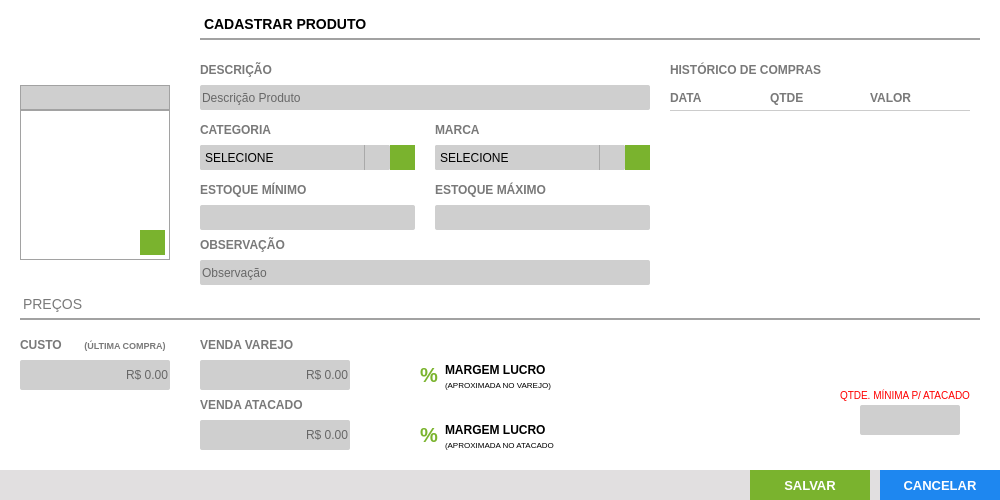
 <widget class="QFrame" name="ct_FormProdutos">
  <property name="geometry">
   <rect>
    <x>0</x>
    <y>0</y>
    <width>1000</width>
    <height>500</height>
   </rect>
  </property>
  <property name="windowTitle">
   <string>Frame</string>
  </property>
  <property name="frameShape">
   <enum>QFrame::StyledPanel</enum>
  </property>
  <property name="frameShadow">
   <enum>QFrame::Raised</enum>
  </property>
  <widget class="QFrame" name="fr_FormProdutos">
   <property name="geometry">
    <rect>
     <x>0</x>
     <y>0</y>
     <width>1000</width>
     <height>500</height>
    </rect>
   </property>
   <property name="styleSheet">
    <string notr="true">background: #FFF;
border: none</string>
   </property>
   <widget class="QLabel" name="lb_FormProdutos">
    <property name="geometry">
     <rect>
      <x>200</x>
      <y>10</y>
      <width>780</width>
      <height>30</height>
     </rect>
    </property>
    <property name="styleSheet">
     <string notr="true">QLabel{
font-size: 14px;
font-family: &quot;Arial&quot;;
font-weight: bold;

border-bottom: 2px solid #A2A2A2
}</string>
    </property>
    <property name="text">
     <string>CADASTRAR PRODUTO</string>
    </property>
   </widget>
   <widget class="QLineEdit" name="tx_idProduto">
    <property name="enabled">
     <bool>false</bool>
    </property>
    <property name="geometry">
     <rect>
      <x>20</x>
      <y>85</y>
      <width>150</width>
      <height>25</height>
     </rect>
    </property>
    <property name="styleSheet">
     <string notr="true">QLineEdit{
background: #CFCFCF;
border: 1px solid #A2A2A2;
color: #000;
font-size: 14px;
font-family: &quot;Arial&quot;;
font-weight: bold;

}</string>
    </property>
    <property name="text">
     <string/>
    </property>
    <property name="alignment">
     <set>Qt::AlignRight|Qt::AlignTrailing|Qt::AlignVCenter</set>
    </property>
   </widget>
   <widget class="QLabel" name="lb_FotoProduto">
    <property name="geometry">
     <rect>
      <x>20</x>
      <y>110</y>
      <width>150</width>
      <height>150</height>
     </rect>
    </property>
    <property name="styleSheet">
     <string notr="true">border: 1px solid #A2A2A2;
background: url('Images/icon/Photo.svg') center no-repeat 
</string>
    </property>
    <property name="text">
     <string/>
    </property>
    <property name="alignment">
     <set>Qt::AlignCenter</set>
    </property>
   </widget>
   <widget class="QLabel" name="lb_FormProdutos_2">
    <property name="geometry">
     <rect>
      <x>200</x>
      <y>60</y>
      <width>150</width>
      <height>20</height>
     </rect>
    </property>
    <property name="styleSheet">
     <string notr="true">QLabel{
font-size: 12px;
font-family: &quot;Arial Unicode MS&quot;;
font-weight: bold;
color: #797979
}</string>
    </property>
    <property name="text">
     <string>DESCRIÇÃO</string>
    </property>
   </widget>
   <widget class="QLineEdit" name="tx_DescricaoProduto">
    <property name="geometry">
     <rect>
      <x>200</x>
      <y>85</y>
      <width>450</width>
      <height>25</height>
     </rect>
    </property>
    <property name="focusPolicy">
     <enum>Qt::WheelFocus</enum>
    </property>
    <property name="styleSheet">
     <string notr="true">QLineEdit{
background: #CFCFCF;
border-radius: 2px;
color: #000;
font: 13px &quot;Arial&quot; ;
text-transform: uppercase;
}
QLineEdit:Focus {
border: 1px solid red;
}</string>
    </property>
    <property name="placeholderText">
     <string>Descrição Produto</string>
    </property>
   </widget>
   <widget class="QLabel" name="lb_FormProdutos_3">
    <property name="geometry">
     <rect>
      <x>200</x>
      <y>120</y>
      <width>215</width>
      <height>20</height>
     </rect>
    </property>
    <property name="styleSheet">
     <string notr="true">QLabel{
font-size: 12px;
font-family: &quot;Arial Unicode MS&quot;;
font-weight: bold;
color: #797979
}</string>
    </property>
    <property name="text">
     <string>CATEGORIA</string>
    </property>
   </widget>
   <widget class="QComboBox" name="cb_CategoriaProduto">
    <property name="geometry">
     <rect>
      <x>200</x>
      <y>145</y>
      <width>190</width>
      <height>25</height>
     </rect>
    </property>
    <property name="styleSheet">
     <string notr="true">QComboBox{
background: #CFCFCF;
border-radius: 2px;
color: #000;
font: 13px &quot;Arial&quot; ;
text-transform: uppercase
}
QComboBox:Focus {
border: 1px solid red;
}
 QComboBox::drop-down {
     subcontrol-origin: padding;
     subcontrol-position: top right;
     width: 25px;
     border-left-width: 1px;
     border-left-color: darkgray;
     border-left-style: solid; /* just a single line */
     border-top-right-radius: 3px; /* same radius as the QComboBox */
     border-bottom-right-radius: 3px;
 }
QComboBox::down-arrow {
     image: url("+self.resourcepath('Images/down.png')+");
 }
</string>
    </property>
    <item>
     <property name="text">
      <string>SELECIONE</string>
     </property>
    </item>
   </widget>
   <widget class="QPushButton" name="bt_AddCategoriaProduto">
    <property name="geometry">
     <rect>
      <x>390</x>
      <y>145</y>
      <width>25</width>
      <height>25</height>
     </rect>
    </property>
    <property name="font">
     <font>
      <family>Arial</family>
      <pointsize>16</pointsize>
      <weight>75</weight>
      <bold>true</bold>
     </font>
    </property>
    <property name="styleSheet">
     <string notr="true">QPushButton{
background: #7AB32E;
color: #FFF
}
QPushButton:hover{
background-color: #40a286
}</string>
    </property>
    <property name="text">
     <string/>
    </property>
   </widget>
   <widget class="QLabel" name="lb_FormProdutos_4">
    <property name="geometry">
     <rect>
      <x>435</x>
      <y>120</y>
      <width>215</width>
      <height>20</height>
     </rect>
    </property>
    <property name="styleSheet">
     <string notr="true">QLabel{
font-size: 12px;
font-family: &quot;Arial Unicode MS&quot;;
font-weight: bold;
color: #797979
}</string>
    </property>
    <property name="text">
     <string>MARCA</string>
    </property>
   </widget>
   <widget class="QComboBox" name="cb_MarcaProduto">
    <property name="geometry">
     <rect>
      <x>435</x>
      <y>145</y>
      <width>190</width>
      <height>25</height>
     </rect>
    </property>
    <property name="styleSheet">
     <string notr="true">QComboBox{
background: #CFCFCF;
border-radius: 2px;
color: #000;
font: 13px &quot;Arial&quot; ;
text-transform: uppercase
}
QComboBox:Focus {
border: 1px solid red;
}
 QComboBox::drop-down {
     subcontrol-origin: padding;
     subcontrol-position: top right;
     width: 25px;
     border-left-width: 1px;
     border-left-color: darkgray;
     border-left-style: solid; /* just a single line */
     border-top-right-radius: 3px; /* same radius as the QComboBox */
     border-bottom-right-radius: 3px;
 }
QComboBox::down-arrow {
     image: url("+self.resourcepath('Images/down.png')+");
 }
</string>
    </property>
    <property name="insertPolicy">
     <enum>QComboBox::InsertAtBottom</enum>
    </property>
    <property name="frame">
     <bool>false</bool>
    </property>
    <item>
     <property name="text">
      <string>SELECIONE</string>
     </property>
    </item>
   </widget>
   <widget class="QPushButton" name="bt_AddMarcaProduto">
    <property name="geometry">
     <rect>
      <x>625</x>
      <y>145</y>
      <width>25</width>
      <height>25</height>
     </rect>
    </property>
    <property name="font">
     <font>
      <family>Arial</family>
      <pointsize>16</pointsize>
      <weight>75</weight>
      <bold>true</bold>
     </font>
    </property>
    <property name="styleSheet">
     <string notr="true">QPushButton{
background: #7AB32E;
color: #FFF
}
QPushButton:hover{
background-color: #40a286
}</string>
    </property>
    <property name="text">
     <string/>
    </property>
   </widget>
   <widget class="QLabel" name="lb_FormProdutos_5">
    <property name="geometry">
     <rect>
      <x>200</x>
      <y>180</y>
      <width>215</width>
      <height>20</height>
     </rect>
    </property>
    <property name="styleSheet">
     <string notr="true">QLabel{
font-size: 12px;
font-family: &quot;Arial Unicode MS&quot;;
font-weight: bold;
color: #797979
}</string>
    </property>
    <property name="text">
     <string>ESTOQUE MÍNIMO</string>
    </property>
   </widget>
   <widget class="QLabel" name="lb_FormProdutos_6">
    <property name="geometry">
     <rect>
      <x>435</x>
      <y>180</y>
      <width>215</width>
      <height>20</height>
     </rect>
    </property>
    <property name="styleSheet">
     <string notr="true">QLabel{
font-size: 12px;
font-family: &quot;Arial Unicode MS&quot;;
font-weight: bold;
color: #797979
}</string>
    </property>
    <property name="text">
     <string>ESTOQUE MÁXIMO</string>
    </property>
   </widget>
   <widget class="QLineEdit" name="tx_EstoqueMinimoProduto">
    <property name="geometry">
     <rect>
      <x>200</x>
      <y>205</y>
      <width>215</width>
      <height>25</height>
     </rect>
    </property>
    <property name="focusPolicy">
     <enum>Qt::WheelFocus</enum>
    </property>
    <property name="styleSheet">
     <string notr="true">QLineEdit{
background: #CFCFCF;
border-radius: 2px;
color: #000;
font: 13px &quot;Arial&quot; 
}
QLineEdit:Focus {
border: 1px solid red;
}</string>
    </property>
    <property name="text">
     <string/>
    </property>
    <property name="placeholderText">
     <string/>
    </property>
   </widget>
   <widget class="QLineEdit" name="tx_EstoqueMaximoProduto">
    <property name="geometry">
     <rect>
      <x>435</x>
      <y>205</y>
      <width>215</width>
      <height>25</height>
     </rect>
    </property>
    <property name="focusPolicy">
     <enum>Qt::WheelFocus</enum>
    </property>
    <property name="styleSheet">
     <string notr="true">QLineEdit{
background: #CFCFCF;
border-radius: 2px;
color: #000;
font: 13px &quot;Arial&quot; 
}
QLineEdit:Focus {
border: 1px solid red;
}</string>
    </property>
    <property name="placeholderText">
     <string/>
    </property>
   </widget>
   <widget class="QLineEdit" name="tx_ObsProduto">
    <property name="geometry">
     <rect>
      <x>200</x>
      <y>260</y>
      <width>450</width>
      <height>25</height>
     </rect>
    </property>
    <property name="focusPolicy">
     <enum>Qt::WheelFocus</enum>
    </property>
    <property name="styleSheet">
     <string notr="true">QLineEdit{
background: #CFCFCF;
border-radius: 2px;
color: #000;
font: 13px &quot;Arial&quot; ;
text-transform: uppercase
}
QLineEdit:Focus {
border: 1px solid red;
}</string>
    </property>
    <property name="placeholderText">
     <string>Observação</string>
    </property>
   </widget>
   <widget class="QLabel" name="lb_FormProdutos_7">
    <property name="geometry">
     <rect>
      <x>200</x>
      <y>235</y>
      <width>150</width>
      <height>20</height>
     </rect>
    </property>
    <property name="styleSheet">
     <string notr="true">QLabel{
font-size: 12px;
font-family: &quot;Arial Unicode MS&quot;;
font-weight: bold;
color: #797979
}</string>
    </property>
    <property name="text">
     <string>OBSERVAÇÃO</string>
    </property>
   </widget>
   <widget class="QLabel" name="lb_FormProdutos_8">
    <property name="geometry">
     <rect>
      <x>20</x>
      <y>290</y>
      <width>960</width>
      <height>30</height>
     </rect>
    </property>
    <property name="styleSheet">
     <string notr="true">QLabel{
font-size: 14px;
font-family: &quot;Arial&quot;;
font-weight: normal;

border-bottom: 2px solid #A2A2A2;
color: #797979
}</string>
    </property>
    <property name="text">
     <string>PREÇOS</string>
    </property>
   </widget>
   <widget class="QTableWidget" name="tb_HistoricoComprasProduto">
    <property name="geometry">
     <rect>
      <x>670</x>
      <y>85</y>
      <width>310</width>
      <height>200</height>
     </rect>
    </property>
    <property name="styleSheet">
     <string notr="true">QTableView{
color: #797979;
font-family: &quot;Arial&quot;;
font-weight: bold;
font-size: 12px;
background: #FFF;
}
QHeaderView:section{
background: #FFF;
font-size: 12px;
font-family: &quot;Arial&quot;;
font-weight: bold;
color: #797979;
border: none;
border-bottom: 1px solid #CCC;
height: 25px;
}
</string>
    </property>
    <property name="verticalScrollBarPolicy">
     <enum>Qt::ScrollBarAlwaysOff</enum>
    </property>
    <property name="horizontalScrollBarPolicy">
     <enum>Qt::ScrollBarAlwaysOff</enum>
    </property>
    <property name="showGrid">
     <bool>false</bool>
    </property>
    <attribute name="verticalHeaderVisible">
     <bool>false</bool>
    </attribute>
    <attribute name="verticalHeaderHighlightSections">
     <bool>false</bool>
    </attribute>
    <column>
     <property name="text">
      <string>DATA</string>
     </property>
     <property name="textAlignment">
      <set>AlignLeading|AlignVCenter</set>
     </property>
    </column>
    <column>
     <property name="text">
      <string>QTDE</string>
     </property>
     <property name="textAlignment">
      <set>AlignLeading|AlignVCenter</set>
     </property>
    </column>
    <column>
     <property name="text">
      <string>VALOR</string>
     </property>
     <property name="textAlignment">
      <set>AlignLeading|AlignVCenter</set>
     </property>
    </column>
   </widget>
   <widget class="QLabel" name="lb_FormProdutos_9">
    <property name="geometry">
     <rect>
      <x>670</x>
      <y>60</y>
      <width>310</width>
      <height>20</height>
     </rect>
    </property>
    <property name="styleSheet">
     <string notr="true">QLabel{
font-size: 12px;
font-family: &quot;Arial Unicode MS&quot;;
font-weight: bold;
color: #797979
}</string>
    </property>
    <property name="text">
     <string>HISTÓRICO DE COMPRAS</string>
    </property>
   </widget>
   <widget class="QLineEdit" name="tx_ValorCompraProduto">
    <property name="geometry">
     <rect>
      <x>20</x>
      <y>360</y>
      <width>150</width>
      <height>30</height>
     </rect>
    </property>
    <property name="focusPolicy">
     <enum>Qt::WheelFocus</enum>
    </property>
    <property name="styleSheet">
     <string notr="true">QLineEdit{
background: #CFCFCF;
border-radius: 2px;
color: #000;
font: 14px &quot;Arial&quot; ;
text-transform: uppercase;
}
QLineEdit:Focus {
border: 1px solid red;
}</string>
    </property>
    <property name="alignment">
     <set>Qt::AlignRight|Qt::AlignTrailing|Qt::AlignVCenter</set>
    </property>
    <property name="placeholderText">
     <string>R$ 0.00</string>
    </property>
   </widget>
   <widget class="QLabel" name="lb_FormProdutos_10">
    <property name="geometry">
     <rect>
      <x>20</x>
      <y>335</y>
      <width>50</width>
      <height>20</height>
     </rect>
    </property>
    <property name="styleSheet">
     <string notr="true">QLabel{
font-size: 12px;
font-family: &quot;Arial Unicode MS&quot;;
font-weight: bold;
color: #797979
}</string>
    </property>
    <property name="text">
     <string>CUSTO</string>
    </property>
   </widget>
   <widget class="QLabel" name="lb_FormProdutos_11">
    <property name="geometry">
     <rect>
      <x>80</x>
      <y>335</y>
      <width>90</width>
      <height>20</height>
     </rect>
    </property>
    <property name="styleSheet">
     <string notr="true">QLabel{
font-size: 9px;
font-family: &quot;Arial Unicode MS&quot;;
font-weight: bold;
color: #797979;

}</string>
    </property>
    <property name="text">
     <string>(ÚLTIMA COMPRA)</string>
    </property>
    <property name="alignment">
     <set>Qt::AlignCenter</set>
    </property>
   </widget>
   <widget class="QLineEdit" name="tx_ValorUnitarioProduto">
    <property name="geometry">
     <rect>
      <x>200</x>
      <y>360</y>
      <width>150</width>
      <height>30</height>
     </rect>
    </property>
    <property name="focusPolicy">
     <enum>Qt::WheelFocus</enum>
    </property>
    <property name="styleSheet">
     <string notr="true">QLineEdit{
background: #CFCFCF;
border-radius: 2px;
color: #000;
font: 14px &quot;Arial&quot; ;
text-transform: uppercase;
}
QLineEdit:Focus {
border: 1px solid red;
}</string>
    </property>
    <property name="alignment">
     <set>Qt::AlignRight|Qt::AlignTrailing|Qt::AlignVCenter</set>
    </property>
    <property name="placeholderText">
     <string>R$ 0.00</string>
    </property>
   </widget>
   <widget class="QLabel" name="lb_FormProdutos_12">
    <property name="geometry">
     <rect>
      <x>200</x>
      <y>335</y>
      <width>150</width>
      <height>20</height>
     </rect>
    </property>
    <property name="styleSheet">
     <string notr="true">QLabel{
font-size: 12px;
font-family: &quot;Arial Unicode MS&quot;;
font-weight: bold;
color: #797979
}</string>
    </property>
    <property name="text">
     <string>VENDA VAREJO</string>
    </property>
   </widget>
   <widget class="QLabel" name="lb_FormProdutos_13">
    <property name="geometry">
     <rect>
      <x>200</x>
      <y>395</y>
      <width>150</width>
      <height>20</height>
     </rect>
    </property>
    <property name="styleSheet">
     <string notr="true">QLabel{
font-size: 12px;
font-family: &quot;Arial Unicode MS&quot;;
font-weight: bold;
color: #797979
}</string>
    </property>
    <property name="text">
     <string>VENDA ATACADO</string>
    </property>
   </widget>
   <widget class="QLineEdit" name="tx_ValorAtacadoProduto">
    <property name="geometry">
     <rect>
      <x>200</x>
      <y>420</y>
      <width>150</width>
      <height>30</height>
     </rect>
    </property>
    <property name="focusPolicy">
     <enum>Qt::WheelFocus</enum>
    </property>
    <property name="styleSheet">
     <string notr="true">QLineEdit{
background: #CFCFCF;
border-radius: 2px;
color: #000;
font: 14px &quot;Arial&quot; ;
text-transform: uppercase;
}
QLineEdit:Focus {
border: 1px solid red;
}</string>
    </property>
    <property name="alignment">
     <set>Qt::AlignRight|Qt::AlignTrailing|Qt::AlignVCenter</set>
    </property>
    <property name="placeholderText">
     <string>R$ 0.00</string>
    </property>
   </widget>
   <widget class="QFrame" name="fr_BotoesFormProdutos">
    <property name="geometry">
     <rect>
      <x>0</x>
      <y>470</y>
      <width>1000</width>
      <height>30</height>
     </rect>
    </property>
    <property name="styleSheet">
     <string notr="true">background:#E1DFE0;
border: none;</string>
    </property>
    <widget class="QPushButton" name="bt_CancelarProdutos">
     <property name="geometry">
      <rect>
       <x>880</x>
       <y>0</y>
       <width>120</width>
       <height>30</height>
      </rect>
     </property>
     <property name="font">
      <font>
       <pointsize>10</pointsize>
       <weight>75</weight>
       <bold>true</bold>
      </font>
     </property>
     <property name="cursor">
      <cursorShape>PointingHandCursor</cursorShape>
     </property>
     <property name="focusPolicy">
      <enum>Qt::NoFocus</enum>
     </property>
     <property name="contextMenuPolicy">
      <enum>Qt::ActionsContextMenu</enum>
     </property>
     <property name="styleSheet">
      <string notr="true">QPushButton {
background-color: #1E87F0;
color: #FFF
 }
QPushButton:hover{
background-color: #40a286
}</string>
     </property>
     <property name="text">
      <string>CANCELAR</string>
     </property>
     <property name="iconSize">
      <size>
       <width>75</width>
       <height>35</height>
      </size>
     </property>
    </widget>
    <widget class="QPushButton" name="bt_SalvarProdutos">
     <property name="geometry">
      <rect>
       <x>750</x>
       <y>0</y>
       <width>120</width>
       <height>30</height>
      </rect>
     </property>
     <property name="font">
      <font>
       <family>Tahoma</family>
       <pointsize>10</pointsize>
       <weight>75</weight>
       <bold>true</bold>
      </font>
     </property>
     <property name="cursor">
      <cursorShape>PointingHandCursor</cursorShape>
     </property>
     <property name="focusPolicy">
      <enum>Qt::NoFocus</enum>
     </property>
     <property name="contextMenuPolicy">
      <enum>Qt::ActionsContextMenu</enum>
     </property>
     <property name="styleSheet">
      <string notr="true">QPushButton {
background-color: #7AB32E;
color: #FFF
 }
QPushButton:hover{
background-color: #40a286
}</string>
     </property>
     <property name="text">
      <string>SALVAR</string>
     </property>
     <property name="iconSize">
      <size>
       <width>75</width>
       <height>35</height>
      </size>
     </property>
    </widget>
   </widget>
   <widget class="QLabel" name="lb_qtdeMin">
    <property name="geometry">
     <rect>
      <x>890</x>
      <y>350</y>
      <width>40</width>
      <height>35</height>
     </rect>
    </property>
    <property name="text">
     <string/>
    </property>
   </widget>
   <widget class="QLineEdit" name="tx_MinimoAtacado">
    <property name="geometry">
     <rect>
      <x>860</x>
      <y>405</y>
      <width>100</width>
      <height>30</height>
     </rect>
    </property>
    <property name="focusPolicy">
     <enum>Qt::WheelFocus</enum>
    </property>
    <property name="styleSheet">
     <string notr="true">QLineEdit{
background: #CFCFCF;
border-radius: 2px;
color: #000;
font: 12px &quot;Arial&quot; ;
text-transform: uppercase
}
QLineEdit:Focus {
border: 1px solid red;
}</string>
    </property>
    <property name="alignment">
     <set>Qt::AlignCenter</set>
    </property>
    <property name="placeholderText">
     <string/>
    </property>
   </widget>
   <widget class="QLabel" name="lb_FormProdutos_14">
    <property name="geometry">
     <rect>
      <x>840</x>
      <y>385</y>
      <width>140</width>
      <height>20</height>
     </rect>
    </property>
    <property name="styleSheet">
     <string notr="true">QLabel{
font-size: 10px;
font-family: &quot;Arial Unicode MS&quot;;
font-weight: normal;
color: red
}</string>
    </property>
    <property name="text">
     <string>QTDE. MÍNIMA P/ ATACADO</string>
    </property>
   </widget>
   <widget class="QLabel" name="lb_FormProdutos_15">
    <property name="geometry">
     <rect>
      <x>445</x>
      <y>360</y>
      <width>150</width>
      <height>20</height>
     </rect>
    </property>
    <property name="styleSheet">
     <string notr="true">QLabel{
font-size: 12px;
font-family: &quot;Arial Unicode MS&quot;;
font-weight: bold;
color: #000
}</string>
    </property>
    <property name="text">
     <string>MARGEM LUCRO</string>
    </property>
   </widget>
   <widget class="QLineEdit" name="tx_PorcentagemVarejo">
    <property name="geometry">
     <rect>
      <x>360</x>
      <y>360</y>
      <width>60</width>
      <height>30</height>
     </rect>
    </property>
    <property name="focusPolicy">
     <enum>Qt::WheelFocus</enum>
    </property>
    <property name="styleSheet">
     <string notr="true">QLineEdit{
background: #FFF;
border-radius: 2px;
color: #7AB32E;
font: 20px &quot;Arial&quot; ;
font-weight: bold
}
QLineEdit:Focus {
border: 1px solid red;
}</string>
    </property>
    <property name="text">
     <string/>
    </property>
    <property name="alignment">
     <set>Qt::AlignRight|Qt::AlignTrailing|Qt::AlignVCenter</set>
    </property>
    <property name="readOnly">
     <bool>true</bool>
    </property>
   </widget>
   <widget class="QLabel" name="lb_FormProdutos_17">
    <property name="geometry">
     <rect>
      <x>445</x>
      <y>380</y>
      <width>150</width>
      <height>10</height>
     </rect>
    </property>
    <property name="styleSheet">
     <string notr="true">QLabel{
font-size: 8px;
font-family: &quot;Arial Unicode MS&quot;;
font-weight: normal;
color: #000
}</string>
    </property>
    <property name="text">
     <string>(APROXIMADA NO VAREJO)</string>
    </property>
   </widget>
   <widget class="QLabel" name="lb_porcVar">
    <property name="geometry">
     <rect>
      <x>420</x>
      <y>360</y>
      <width>20</width>
      <height>30</height>
     </rect>
    </property>
    <property name="styleSheet">
     <string notr="true">QLabel{
font-size: 20px;
font-family: &quot;Arial Unicode MS&quot;;
font-weight: bold;
color: #7AB32E
}</string>
    </property>
    <property name="text">
     <string>%</string>
    </property>
   </widget>
   <widget class="QLabel" name="lb_FormProdutos_16">
    <property name="geometry">
     <rect>
      <x>445</x>
      <y>420</y>
      <width>150</width>
      <height>20</height>
     </rect>
    </property>
    <property name="styleSheet">
     <string notr="true">QLabel{
font-size: 12px;
font-family: &quot;Arial Unicode MS&quot;;
font-weight: bold;
color: #000
}</string>
    </property>
    <property name="text">
     <string>MARGEM LUCRO</string>
    </property>
   </widget>
   <widget class="QLabel" name="lb_FormProdutos_19">
    <property name="geometry">
     <rect>
      <x>445</x>
      <y>440</y>
      <width>150</width>
      <height>10</height>
     </rect>
    </property>
    <property name="styleSheet">
     <string notr="true">QLabel{
font-size: 8px;
font-family: &quot;Arial Unicode MS&quot;;
font-weight: normal;
color: #000
}</string>
    </property>
    <property name="text">
     <string>(APROXIMADA NO ATACADO</string>
    </property>
   </widget>
   <widget class="QLabel" name="lb_porcAtac">
    <property name="geometry">
     <rect>
      <x>420</x>
      <y>420</y>
      <width>20</width>
      <height>30</height>
     </rect>
    </property>
    <property name="styleSheet">
     <string notr="true">QLabel{
font-size: 20px;
font-family: &quot;Arial Unicode MS&quot;;
font-weight: bold;
color: #7AB32E
}</string>
    </property>
    <property name="text">
     <string>%</string>
    </property>
   </widget>
   <widget class="QLineEdit" name="tx_PorcentagemAtacado">
    <property name="geometry">
     <rect>
      <x>360</x>
      <y>420</y>
      <width>60</width>
      <height>30</height>
     </rect>
    </property>
    <property name="focusPolicy">
     <enum>Qt::WheelFocus</enum>
    </property>
    <property name="styleSheet">
     <string notr="true">QLineEdit{
background: #FFF;
border-radius: 2px;
color: #7AB32E;
font: 20px &quot;Arial&quot; ;
font-weight: bold
}
QLineEdit:Focus {
border: 1px solid red;
}</string>
    </property>
    <property name="text">
     <string/>
    </property>
    <property name="alignment">
     <set>Qt::AlignRight|Qt::AlignTrailing|Qt::AlignVCenter</set>
    </property>
    <property name="readOnly">
     <bool>true</bool>
    </property>
   </widget>
   <widget class="QLabel" name="label_2">
    <property name="geometry">
     <rect>
      <x>20</x>
      <y>10</y>
      <width>150</width>
      <height>50</height>
     </rect>
    </property>
    <property name="text">
     <string/>
    </property>
    <property name="pixmap">
     <pixmap>../Images/CodBarra.png</pixmap>
    </property>
    <property name="alignment">
     <set>Qt::AlignCenter</set>
    </property>
   </widget>
   <widget class="QLineEdit" name="tx_AddMarca">
    <property name="geometry">
     <rect>
      <x>435</x>
      <y>145</y>
      <width>190</width>
      <height>25</height>
     </rect>
    </property>
    <property name="styleSheet">
     <string notr="true">QLineEdit{
background: #CFCFCF;
border-radius: 2px;
color: #000;
font: 13px &quot;Arial&quot; ;
text-transform: uppercase;
}
QLineEdit:Focus {
border: 1px solid red;
}</string>
    </property>
    <property name="placeholderText">
     <string>NOVA MARCA</string>
    </property>
   </widget>
   <widget class="QLineEdit" name="tx_AddCategoria">
    <property name="geometry">
     <rect>
      <x>200</x>
      <y>145</y>
      <width>190</width>
      <height>25</height>
     </rect>
    </property>
    <property name="styleSheet">
     <string notr="true">QLineEdit{
background: #CFCFCF;
border-radius: 2px;
color: #000;
font: 13px &quot;Arial&quot; ;
text-transform: uppercase;
}
QLineEdit:Focus {
border: 1px solid red;
}</string>
    </property>
    <property name="inputMask">
     <string/>
    </property>
    <property name="placeholderText">
     <string>NOVA CATEGORIA</string>
    </property>
   </widget>
   <widget class="QPushButton" name="bt_CancelAddCatergoria">
    <property name="geometry">
     <rect>
      <x>390</x>
      <y>145</y>
      <width>25</width>
      <height>25</height>
     </rect>
    </property>
    <property name="font">
     <font>
      <family>Arial</family>
      <pointsize>16</pointsize>
      <weight>75</weight>
      <bold>true</bold>
     </font>
    </property>
    <property name="toolTip">
     <string>&lt;html&gt;&lt;head/&gt;&lt;body&gt;&lt;p&gt;Cancelar&lt;/p&gt;&lt;/body&gt;&lt;/html&gt;</string>
    </property>
    <property name="styleSheet">
     <string notr="true">QPushButton{
background: #7AB32E;
color: #FFF
}
QPushButton:hover{
background-color: #40a286
}</string>
    </property>
    <property name="text">
     <string/>
    </property>
   </widget>
   <widget class="QPushButton" name="bt_CalcelAddMarca">
    <property name="geometry">
     <rect>
      <x>625</x>
      <y>145</y>
      <width>25</width>
      <height>25</height>
     </rect>
    </property>
    <property name="font">
     <font>
      <family>Arial</family>
      <pointsize>16</pointsize>
      <weight>75</weight>
      <bold>true</bold>
     </font>
    </property>
    <property name="toolTip">
     <string>&lt;html&gt;&lt;head/&gt;&lt;body&gt;&lt;p&gt;Cancelar&lt;/p&gt;&lt;/body&gt;&lt;/html&gt;</string>
    </property>
    <property name="styleSheet">
     <string notr="true">QPushButton{
background: #7AB32E;
color: #FFF
}
QPushButton:hover{
background-color: #40a286
}</string>
    </property>
    <property name="text">
     <string/>
    </property>
   </widget>
   <widget class="QPushButton" name="bt_AddImagem">
    <property name="geometry">
     <rect>
      <x>140</x>
      <y>230</y>
      <width>25</width>
      <height>25</height>
     </rect>
    </property>
    <property name="font">
     <font>
      <family>Arial</family>
      <pointsize>16</pointsize>
      <weight>75</weight>
      <bold>true</bold>
     </font>
    </property>
    <property name="toolTip">
     <string>&lt;html&gt;&lt;head/&gt;&lt;body&gt;&lt;p&gt;CADASTRAR IMGEM&lt;/p&gt;&lt;/body&gt;&lt;/html&gt;</string>
    </property>
    <property name="styleSheet">
     <string notr="true">QPushButton{
background: #7AB32E;
color: #FFF
}
QPushButton:hover{
background-color: #40a286
}</string>
    </property>
    <property name="text">
     <string/>
    </property>
   </widget>
   <widget class="QPushButton" name="bt_DelImagem">
    <property name="geometry">
     <rect>
      <x>140</x>
      <y>230</y>
      <width>25</width>
      <height>25</height>
     </rect>
    </property>
    <property name="font">
     <font>
      <family>Arial</family>
      <pointsize>16</pointsize>
      <weight>75</weight>
      <bold>true</bold>
     </font>
    </property>
    <property name="toolTip">
     <string>&lt;html&gt;&lt;head/&gt;&lt;body&gt;&lt;p&gt;Deletar Imagem&lt;/p&gt;&lt;/body&gt;&lt;/html&gt;</string>
    </property>
    <property name="styleSheet">
     <string notr="true">QPushButton{
background: #7AB32E;
color: #FFF
}
QPushButton:hover{
background-color: #40a286
}</string>
    </property>
    <property name="text">
     <string/>
    </property>
   </widget>
   <zorder>tx_AddMarca</zorder>
   <zorder>tx_AddCategoria</zorder>
   <zorder>bt_CancelAddCatergoria</zorder>
   <zorder>bt_CalcelAddMarca</zorder>
   <zorder>lb_FormProdutos</zorder>
   <zorder>tx_idProduto</zorder>
   <zorder>lb_FotoProduto</zorder>
   <zorder>lb_FormProdutos_2</zorder>
   <zorder>tx_DescricaoProduto</zorder>
   <zorder>lb_FormProdutos_3</zorder>
   <zorder>cb_CategoriaProduto</zorder>
   <zorder>bt_AddCategoriaProduto</zorder>
   <zorder>lb_FormProdutos_4</zorder>
   <zorder>cb_MarcaProduto</zorder>
   <zorder>bt_AddMarcaProduto</zorder>
   <zorder>lb_FormProdutos_5</zorder>
   <zorder>lb_FormProdutos_6</zorder>
   <zorder>tx_EstoqueMinimoProduto</zorder>
   <zorder>tx_EstoqueMaximoProduto</zorder>
   <zorder>tx_ObsProduto</zorder>
   <zorder>lb_FormProdutos_7</zorder>
   <zorder>lb_FormProdutos_8</zorder>
   <zorder>tb_HistoricoComprasProduto</zorder>
   <zorder>lb_FormProdutos_9</zorder>
   <zorder>tx_ValorCompraProduto</zorder>
   <zorder>lb_FormProdutos_10</zorder>
   <zorder>lb_FormProdutos_11</zorder>
   <zorder>tx_ValorUnitarioProduto</zorder>
   <zorder>lb_FormProdutos_12</zorder>
   <zorder>lb_FormProdutos_13</zorder>
   <zorder>tx_ValorAtacadoProduto</zorder>
   <zorder>fr_BotoesFormProdutos</zorder>
   <zorder>lb_qtdeMin</zorder>
   <zorder>tx_MinimoAtacado</zorder>
   <zorder>lb_FormProdutos_14</zorder>
   <zorder>lb_FormProdutos_15</zorder>
   <zorder>tx_PorcentagemVarejo</zorder>
   <zorder>lb_FormProdutos_17</zorder>
   <zorder>lb_porcVar</zorder>
   <zorder>lb_FormProdutos_16</zorder>
   <zorder>lb_FormProdutos_19</zorder>
   <zorder>lb_porcAtac</zorder>
   <zorder>tx_PorcentagemAtacado</zorder>
   <zorder>label_2</zorder>
   <zorder>bt_DelImagem</zorder>
   <zorder>bt_AddImagem</zorder>
  </widget>
 </widget>
